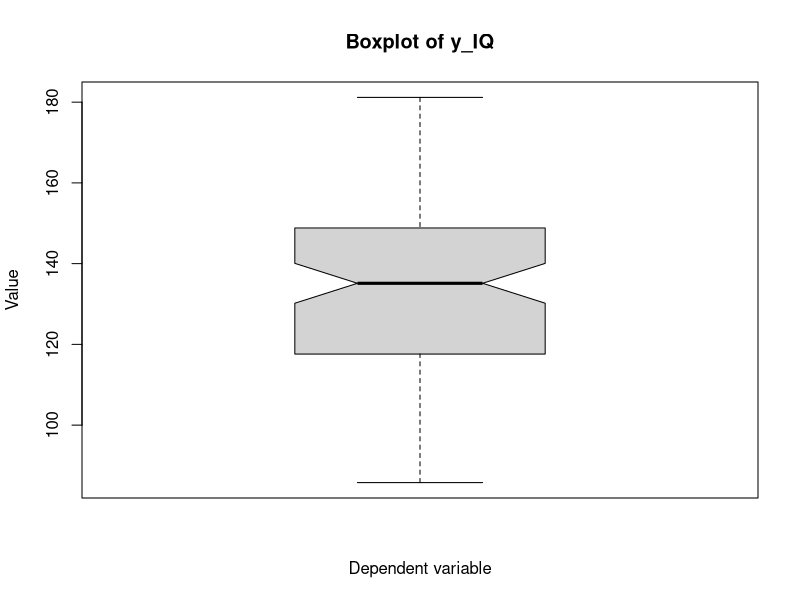
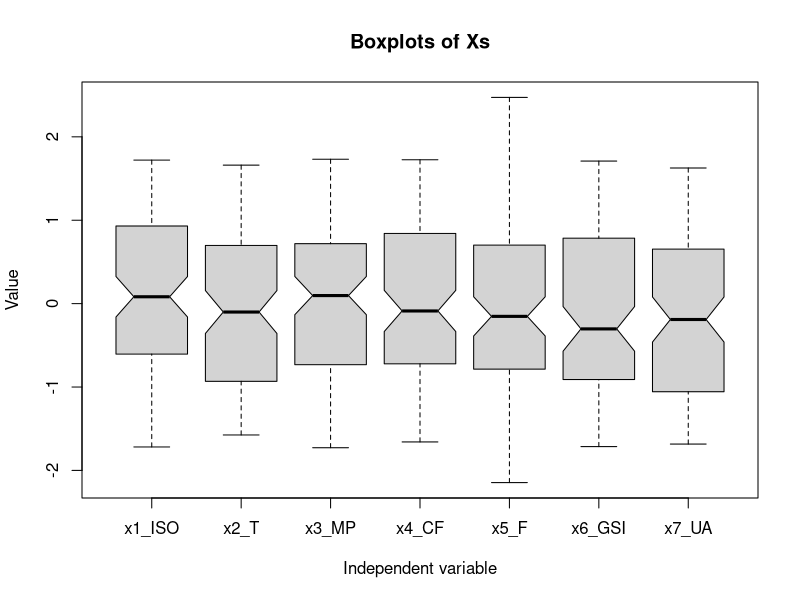
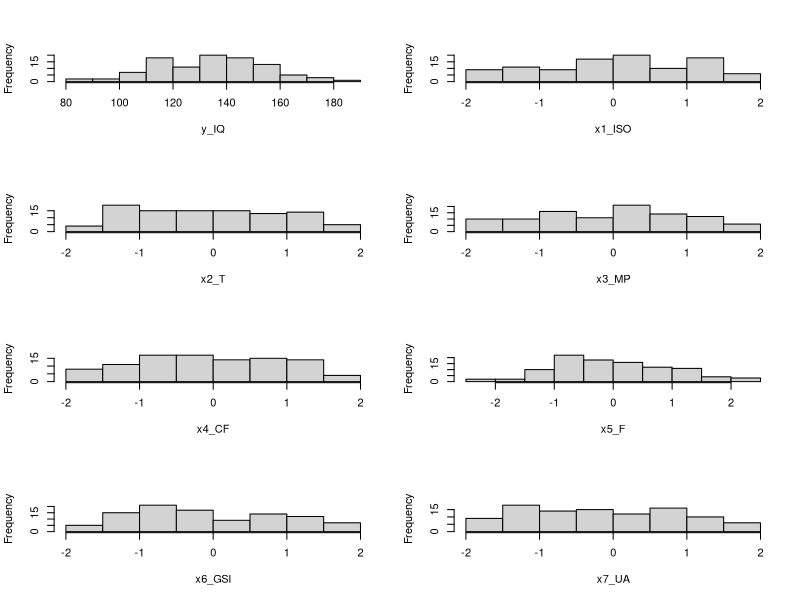
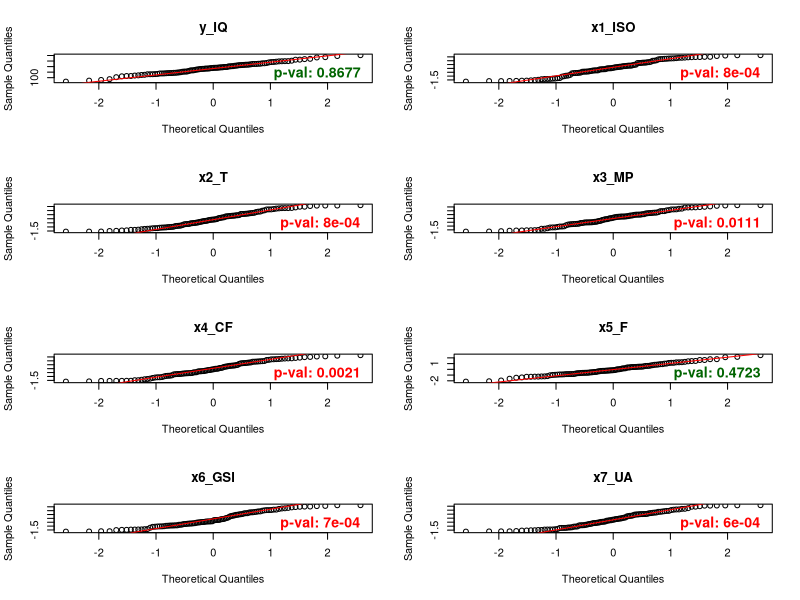
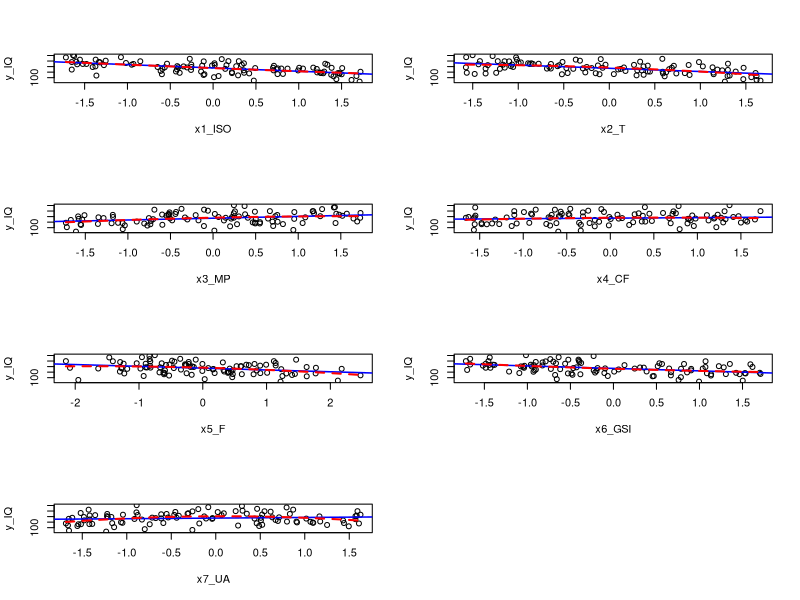
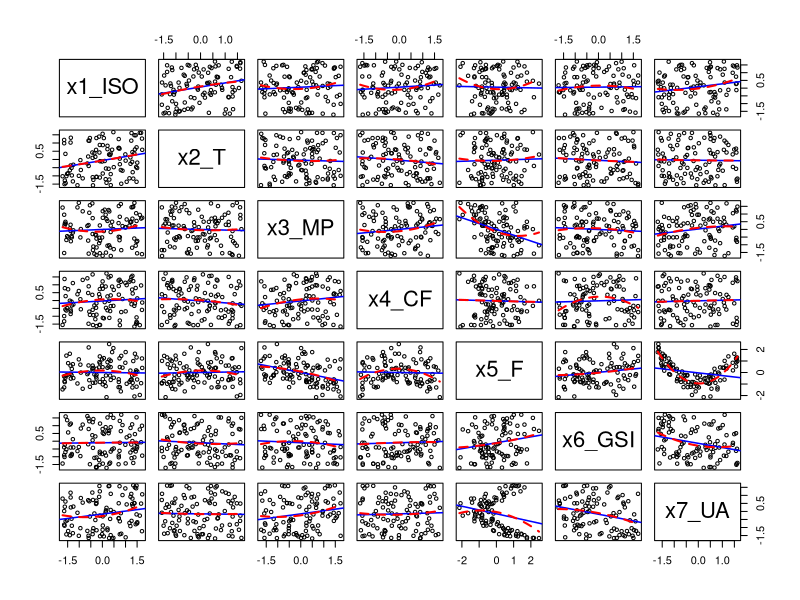
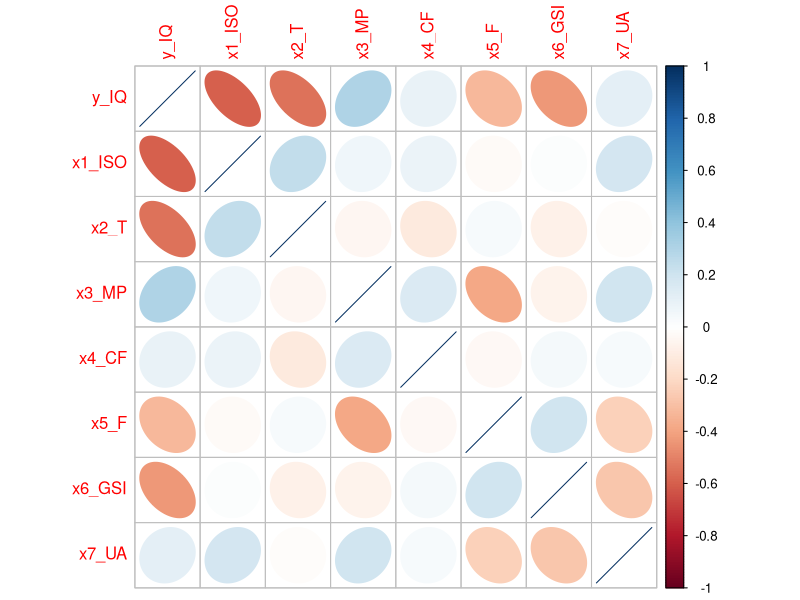
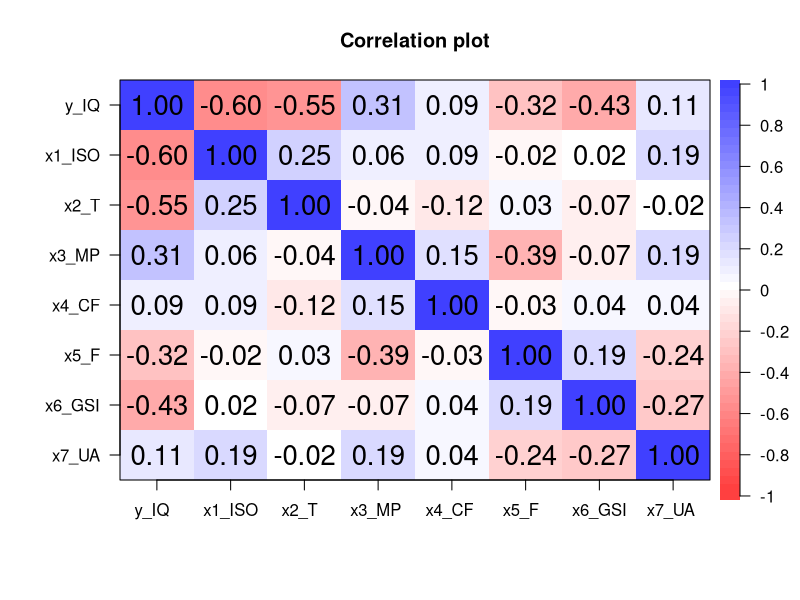

The R source for these figures, in order:
# Weighs 0 Bytes (or, does it? *moon men starts playing*)
library(corrplot)       # guess
library(psych)          # corPlot


# 0.1.
twist = read.csv("Dataset_N7.csv", header=T)
n = nrow(twist)
while("twist" %in% search()) detach("twist")
attach(twist)


twist_sorted = twist[order(y_IQ),]

head(twist_sorted)
tail(twist_sorted)


# 1.1.
summary(twist)
lista_variabili <- list(
    y_IQ = y_IQ, x1_ISO = x1_ISO, x2_T = x2_T, x3_MP = x3_MP, 
    x4_CF = x4_CF, x5_F = x5_F, x6_GSI = x6_GSI, x7_UA = x7_UA
)

cat(sprintf("%-8s %10.4s %10.4s\n", "", "StD", "Var"))
for(nome in names(lista_variabili)) {
    dati = lista_variabili[[nome]]
    cat(sprintf("%-8s %10.4f %10.4f\n", nome, sd(dati), var(dati)))
}

var_coeff_y = sd(y_IQ) / mean(y_IQ) * 100; var_coeff_y  # around 15%

# Old timey person (or catto)
png(filename = "plottwists/boxplot_y.png", width = 4, height = 6, units = "in", res = 300, bg = "white")
    boxplot(y_IQ, notch=T, main = "Boxplot of y_IQ", ylab = "Value", xlab = "Dependent variable")
dev.off()

png(filename = "plottwists/boxplots_xs.png", width = 8, height = 6, units = "in", res = 250, bg = "white")
    boxplot(x1_ISO, x2_T, x3_MP, x4_CF, x5_F, x6_GSI, x7_UA,
            notch = TRUE,
            xlab = 'Independent variable',
            ylab = 'Value',
            main = 'Boxplots of Xs',
            names = c("x1_ISO", "x2_T", "x3_MP", "x4_CF", "x5_F", "x6_GSI", "x7_UA")
    )
dev.off()


# 1.2.
dati_frequenze <- function(dati, nome = "x", k = NULL) {
    dati <- dati[!is.na(dati)]
    N <- length(dati)

    if (N == 0) {
        stop("Nessun dato disponibile.")
    }

    if (is.null(k)) {
        k <- ceiling(1 + 3.3 * log10(N))
    }

    minimo <- min(dati)
    massimo <- max(dati)

    if (minimo == massimo) {
        ampiezza <- ifelse(minimo == 0, 1, abs(minimo) * 0.1)
        minimo <- minimo - ampiezza / 2
        massimo <- massimo + ampiezza / 2
    }

    ampiezza <- (massimo - minimo) / k
    limiti <- minimo + 0:k * ampiezza
    limiti_tag <- limiti
    limiti[length(limiti)] <- limiti[length(limiti)] +
        .Machine$double.eps * max(1, abs(limiti[length(limiti)]))

    classi <- cut(dati, breaks = limiti, right = FALSE, include.lowest = TRUE)
    frequenza <- as.integer(table(classi))
    limite_sx <- head(limiti_tag, -1)
    limite_dx <- tail(limiti_tag, -1)
    centro <- (limite_sx + limite_dx) / 2
    frequenza_relativa <- frequenza / N

    data.frame(
        variabile = nome,
        classe = seq_along(frequenza),
        limite_inferiore = limite_sx,
        limite_superiore = limite_dx,
        centro_classe = centro,
        frequenza = frequenza,
        frequenza_relativa = frequenza_relativa,
        frequenza_cumulata = cumsum(frequenza),
        frequenza_relativa_cumulata = cumsum(frequenza_relativa)
    )
}

dati_frequenze_variabili <- lapply(names(lista_variabili), function(nome) {
    dati_frequenze(lista_variabili[[nome]], nome)
})
names(dati_frequenze_variabili) <- names(lista_variabili)

frequenze <- do.call(rbind, dati_frequenze_variabili)
row.names(frequenze) <- NULL

frequenze_y_IQ <- dati_frequenze_variabili$y_IQ
frequenze_y_IQ


png(filename = "plottwists/hists.png", width = 10, height = 14, units = "in", res = 200, bg = "white")
par(mfrow = c(4, 2))
    for(nome in names(lista_variabili)) {
        dati = lista_variabili[[nome]]

        hist(dati, main='', xlab=nome)
    }
dev.off()


png(filename = "plottwists/qq_normals.png", width = 10, height = 14, units = "in", res = 200, bg = "white")
par(mfrow = c(4, 2))
    for(nome in names(lista_variabili)) {
    
    dati <- lista_variabili[[nome]]
    
    shapiro_risultato <- shapiro.test(dati)
    p_val <- round(shapiro_risultato$p.value, 4)
    
    qqnorm(dati, main = nome)
    qqline(dati, col = "red")
    
    mtext(text = paste("p-val:", p_val), 
            side = 1, 
            line = -1.2, 
            adj = 0.95,
            col = ifelse(p_val < 0.05, "red", "darkgreen"), 
            cex = 0.85, 
            font = 2)
    }
dev.off()


# 1.3.
pannello_lineare_e_quadratico <- function(x, y, ...) {
    points(x, y, ...)
    abline(lm(y ~ x), col = "blue", lwd = 1.5)
    seq_x <- seq(min(x, na.rm = TRUE), max(x, na.rm = TRUE), length.out = 100)
    modello_quadratico <- lm(y ~ poly(x, 2, raw = TRUE))
    predizioni_y <- predict(modello_quadratico, newdata = data.frame(x = seq_x))
    lines(seq_x, predizioni_y, col = "red", lwd = 2, lty = "dashed")
}

png(filename = "plottwists/scatters_y_vs_xs_lines.png", width = 10, height = 14, units = "in", res = 200, bg = "white")
par(mfrow = c(4, 2))
    for (name in names(lista_variabili)) {
        if (name != "y_IQ") {
            data = lista_variabili[[name]]
            plot(data, y_IQ, main='', xlab=name, ylab="y_IQ", type="n")
            pannello_lineare_e_quadratico(data, y_IQ, pch=1, col="black")
        }
}
dev.off()

independent_twist = twist
independent_twist$y_IQ = NULL

png(filename = "plottwists/scatters_all_lines.png", width = 14, height = 14, units = "in", res = 200, bg = "white")
    pairs(independent_twist, 
        panel = pannello_lineare_e_quadratico, 
        pch = 1, 
        col = "black", 
        cex = 0.7)
dev.off()

# 1.4.
cv = cov(twist)
cr = cor(twist)

png(filename = "plottwists/corrplot.png", width = 10, height = 10, units = "in", res = 200, bg = "white")
    corrplot(cr, method = 'ellipse')
dev.off()
# corrplot.mixed(cr, number.cex=0.8, tl.cex=0.8)

png(filename = "plottwists/corrplot_heatmap.png", width = 10, height = 10, units = "in", res = 200, bg = "white")
    corPlot(cr, cex = 1.1, show.legend=TRUE, main="Correlation plot")
dev.off()



png(filename = "plottwists/x1_ISO_vs_y_IQ.png", width = 4, height = 4, units = "in", res = 400, bg = "white")
    plot(x1_ISO, y_IQ)
dev.off()

png(filename = "plottwists/x5_F_vs_x7_UA.png", width = 4, height = 4, units = "in", res = 400, bg = "white")
    plot(x5_F, x7_UA)
dev.off()




# 2.1.

fit0 = lm(y_IQ ~ ., data=twist); summary(fit0)                                                  # R²=0.8408; x4_CF, x5_F**, x7_UA
fit1 = lm(y_IQ ~ .-x7_UA, data=twist); summary(fit1)                                            # R²=0.8408; -x7_UA
fit2 = lm(y_IQ ~ .-x7_UA-x4_CF, data=twist); summary(fit2)                                      # R²=0.8371; -x4_CF
                
fit00 = lm(y_IQ ~ .^2, data=twist); summary(fit00)                                              # R²=0.859; x4_CF, x5_F.,x7_USA, .^2-{x3_MP:x4_CF.} 
fit01 = lm(y_IQ ~ .-x7_UA-x4_CF+x3_MP:x4_CF, data=twist); summary(fit01)                        # R²=0.842; -x4_CF -x7_UA -.^2-{x3_MP:x4_CF}
                
                
fit000 = lm(y_IQ ~ .^2+I(x7_UA^2), data=twist); summary(fit000)                                 # R²=0.8672; x4_CF., x5_F, x7_UA, x7_UA^2*, .^2 
fit001 = lm(y_IQ ~ .+I(x7_UA^2)-x5_F-x7_UA, data=twist); summary(fit001)                        # R²=0.8488; x4_CF, x7_UA^2***; -x5_F -x7_UA -.^2
fit002 = lm(y_IQ ~ .+I(x7_UA^2)-x4_CF-x5_F-x7_UA, data=twist); summary(fit002)                  # R²=0.8456; -x4_CF
fit003 = lm(y_IQ ~ .+I(x7_UA^2)-x4_CF-x7_UA, data=twist); summary(fit003)                       # R²=0.8462; x7_UA^2*, x5_F; +x5_F
                
fit0000 = lm(y_IQ ~ .^2+I(x2_T^2)+I(x7_UA^2), data=twist); summary(fit0000)                     # R²=0.8899; x4_CF., x5_F, x7_UA, x7_UA^2*, .^2
fit0001 = lm(y_IQ ~ .+I(x2_T^2)+I(x7_UA^2)-x5_F-x7_UA, data=twist); summary(fit0001)            # R²=0.869; x4_CF, x7_UA^2***; -x5_F -x7_UA -.^2
fit0002 = lm(y_IQ ~ .+I(x2_T^2)+I(x7_UA^2)-x4_CF-x5_F-x7_UA, data=twist); summary(fit0002)      # R²=0.8666; -x4_CF
fit0003 = lm(y_IQ ~ .+I(x2_T^2)+I(x7_UA^2)-x4_CF-x7_UA, data=twist); summary(fit0003)           # R²=0.8667; x7_UA^2*, x5_F; +x5_F


fits <- list(
  fit1 = fit1,
  fit01 = fit01,
  fit001 = fit001,
  fit002 = fit002,
  fit0001 = fit0001,
  fit0002 = fit0002
)



for (i in 1:4) {
    png(filename = sprintf("plottwists/diagnostics_%d.png", i), width = 8, height = 12, units = "in", res = 200, bg = "white")
    par(mfrow = c(3, 2))
        for (name in names(fits)) {
            fit <- fits[[name]]
        
            if (i < 4) {
                plot(fit, which = i, main = name)
        
            } else {
                cook <- cooks.distance(fit)
                threshold <- 4 / nobs(fit)
                
                plot(
                    cook,
                    type = "h",
                    main = name,
                    ylim = c(0, 0.13),
                    xlab = "Obs. number",
                    ylab = "Cook's distance"
                )
                
                abline(h = threshold, col = "red", lty = 2)       # Seizing the means of production
                
                influential <- which(cook > threshold)
                
                text(influential, cook[influential], labels = influential, pos = 3, cex = 0.8)
            }
        }
    dev.off()
}


AIC(fit1, fit01, fit001, fit002, fit0001, fit0002)
BIC(fit1, fit01, fit001, fit002, fit0001, fit0002)

FLAG = fit0002       # Fits Like A Glove

png(filename = "plottwists/diagnostics_FLAG.png", width = 10, height = 10, units = "in", res = 200, bg = "white")
par(mfrow = c(2, 2))
    plot(FLAG)
dev.off()

confint(FLAG)

residuals(FLAG)


# a small step for a man crrrrrrrrrrrrrrrrrrrrrrrrrrrrrrrrrr, a giant leap for mankind crrrrrrrrrrrrrrrrrrrrrrrrrrrrrr

# 99.

reg = lm(y_IQ ~ x1_ISO + x2_T + x3_MP + x4_CF + x5_F + x6_GSI + x7_UA, data = twist); print(summary(reg))

# fff = step(lm(y_IQ ~ .^2 + I(x1_ISO^2) + I(x2_T^2) + I(x3_MP^2) + I(x4_CF^2) + I(x5_F^2) + I(x6_GSI^2) + I(x7_UA^2), 
#     data = twist),
#     direction = "both",
#     trace = 1,
#     k = log(n)
# )
# summary(fff)
